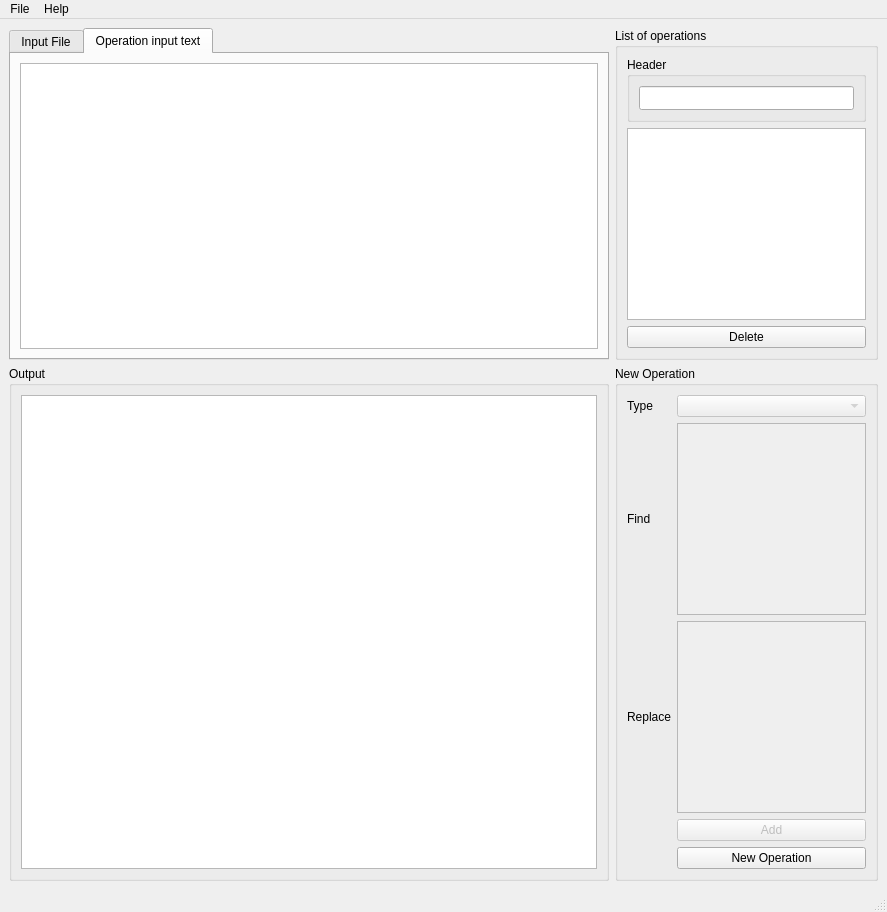
<?xml version="1.0" encoding="UTF-8"?>
<ui version="4.0">
 <class>MainWindow</class>
 <widget class="QMainWindow" name="MainWindow">
  <property name="geometry">
   <rect>
    <x>0</x>
    <y>0</y>
    <width>887</width>
    <height>912</height>
   </rect>
  </property>
  <property name="sizePolicy">
   <sizepolicy hsizetype="Expanding" vsizetype="Expanding">
    <horstretch>0</horstretch>
    <verstretch>0</verstretch>
   </sizepolicy>
  </property>
  <property name="windowTitle">
   <string>Log Inspector</string>
  </property>
  <property name="windowIcon">
   <iconset>
    <normaloff>resources/icon/chart--pencil.png</normaloff>resources/icon/chart--pencil.png</iconset>
  </property>
  <widget class="QWidget" name="centralwidget">
   <property name="sizePolicy">
    <sizepolicy hsizetype="Expanding" vsizetype="Expanding">
     <horstretch>0</horstretch>
     <verstretch>0</verstretch>
    </sizepolicy>
   </property>
   <layout class="QFormLayout" name="formLayout">
    <item row="1" column="0">
     <widget class="QTabWidget" name="tabWidget_Inputs">
      <property name="sizePolicy">
       <sizepolicy hsizetype="Expanding" vsizetype="Expanding">
        <horstretch>0</horstretch>
        <verstretch>0</verstretch>
       </sizepolicy>
      </property>
      <property name="minimumSize">
       <size>
        <width>600</width>
        <height>300</height>
       </size>
      </property>
      <property name="currentIndex">
       <number>1</number>
      </property>
      <widget class="QWidget" name="tab">
       <attribute name="title">
        <string>Input File</string>
       </attribute>
       <layout class="QGridLayout" name="gridLayout_3">
        <item row="0" column="0">
         <widget class="QPlainTextEdit" name="plainTextGlobalInput">
          <property name="sizePolicy">
           <sizepolicy hsizetype="Preferred" vsizetype="Preferred">
            <horstretch>0</horstretch>
            <verstretch>0</verstretch>
           </sizepolicy>
          </property>
          <property name="readOnly">
           <bool>true</bool>
          </property>
         </widget>
        </item>
       </layout>
      </widget>
      <widget class="QWidget" name="tab_2">
       <attribute name="title">
        <string>Operation input text</string>
       </attribute>
       <layout class="QGridLayout" name="gridLayout_7">
        <item row="0" column="0">
         <widget class="QPlainTextEdit" name="plainTextOperatorInput">
          <property name="sizePolicy">
           <sizepolicy hsizetype="Preferred" vsizetype="Preferred">
            <horstretch>0</horstretch>
            <verstretch>0</verstretch>
           </sizepolicy>
          </property>
          <property name="readOnly">
           <bool>true</bool>
          </property>
         </widget>
        </item>
       </layout>
      </widget>
     </widget>
    </item>
    <item row="1" column="1">
     <widget class="QGroupBox" name="groupBox_OperationList">
      <property name="sizePolicy">
       <sizepolicy hsizetype="Expanding" vsizetype="Expanding">
        <horstretch>0</horstretch>
        <verstretch>0</verstretch>
       </sizepolicy>
      </property>
      <property name="minimumSize">
       <size>
        <width>0</width>
        <height>320</height>
       </size>
      </property>
      <property name="title">
       <string>List of operations</string>
      </property>
      <layout class="QGridLayout" name="gridLayout_5">
       <property name="sizeConstraint">
        <enum>QLayout::SetDefaultConstraint</enum>
       </property>
       <item row="1" column="0">
        <layout class="QVBoxLayout" name="verticalLayout">
         <item>
          <widget class="QListView" name="listView">
           <property name="sizePolicy">
            <sizepolicy hsizetype="Preferred" vsizetype="Preferred">
             <horstretch>0</horstretch>
             <verstretch>0</verstretch>
            </sizepolicy>
           </property>
          </widget>
         </item>
         <item>
          <widget class="QPushButton" name="pushButtonDeleteFromList">
           <property name="sizePolicy">
            <sizepolicy hsizetype="Preferred" vsizetype="Preferred">
             <horstretch>0</horstretch>
             <verstretch>0</verstretch>
            </sizepolicy>
           </property>
           <property name="maximumSize">
            <size>
             <width>16777215</width>
             <height>30</height>
            </size>
           </property>
           <property name="text">
            <string>Delete</string>
           </property>
           <property name="icon">
            <iconset>
             <normaloff>resources/icon/eraser--minus.png</normaloff>resources/icon/eraser--minus.png</iconset>
           </property>
          </widget>
         </item>
        </layout>
       </item>
       <item row="0" column="0">
        <widget class="QGroupBox" name="groupBox">
         <property name="title">
          <string>Header</string>
         </property>
         <layout class="QGridLayout" name="gridLayout_8">
          <item row="0" column="0">
           <widget class="QLineEdit" name="lineEditHeader">
            <property name="sizePolicy">
             <sizepolicy hsizetype="Expanding" vsizetype="Expanding">
              <horstretch>0</horstretch>
              <verstretch>0</verstretch>
             </sizepolicy>
            </property>
           </widget>
          </item>
         </layout>
        </widget>
       </item>
      </layout>
     </widget>
    </item>
    <item row="2" column="0">
     <widget class="QGroupBox" name="groupBox_Output">
      <property name="sizePolicy">
       <sizepolicy hsizetype="Expanding" vsizetype="MinimumExpanding">
        <horstretch>0</horstretch>
        <verstretch>0</verstretch>
       </sizepolicy>
      </property>
      <property name="minimumSize">
       <size>
        <width>600</width>
        <height>300</height>
       </size>
      </property>
      <property name="title">
       <string>Output</string>
      </property>
      <layout class="QGridLayout" name="gridLayout_4">
       <item row="0" column="0">
        <widget class="QPlainTextEdit" name="plainTextOutput">
         <property name="sizePolicy">
          <sizepolicy hsizetype="Preferred" vsizetype="Preferred">
           <horstretch>0</horstretch>
           <verstretch>0</verstretch>
          </sizepolicy>
         </property>
         <property name="readOnly">
          <bool>true</bool>
         </property>
        </widget>
       </item>
      </layout>
     </widget>
    </item>
    <item row="2" column="1">
     <widget class="QGroupBox" name="groupBox_Operation">
      <property name="sizePolicy">
       <sizepolicy hsizetype="Expanding" vsizetype="MinimumExpanding">
        <horstretch>0</horstretch>
        <verstretch>0</verstretch>
       </sizepolicy>
      </property>
      <property name="title">
       <string>New Operation</string>
      </property>
      <layout class="QGridLayout" name="gridLayout_6">
       <item row="0" column="0">
        <layout class="QGridLayout" name="gridLayout">
         <item row="2" column="0">
          <widget class="QLabel" name="label_2">
           <property name="text">
            <string>Replace</string>
           </property>
          </widget>
         </item>
         <item row="0" column="0">
          <widget class="QLabel" name="label_3">
           <property name="text">
            <string>Type</string>
           </property>
          </widget>
         </item>
         <item row="2" column="1">
          <widget class="QTextEdit" name="textPatternReplace">
           <property name="enabled">
            <bool>false</bool>
           </property>
           <property name="sizePolicy">
            <sizepolicy hsizetype="Preferred" vsizetype="Preferred">
             <horstretch>0</horstretch>
             <verstretch>0</verstretch>
            </sizepolicy>
           </property>
          </widget>
         </item>
         <item row="0" column="1">
          <widget class="QComboBox" name="comboBoxOperations">
           <property name="enabled">
            <bool>false</bool>
           </property>
           <property name="sizePolicy">
            <sizepolicy hsizetype="Preferred" vsizetype="Preferred">
             <horstretch>0</horstretch>
             <verstretch>0</verstretch>
            </sizepolicy>
           </property>
          </widget>
         </item>
         <item row="1" column="0">
          <widget class="QLabel" name="label">
           <property name="text">
            <string>Find</string>
           </property>
          </widget>
         </item>
         <item row="1" column="1">
          <widget class="QTextEdit" name="textPatternFind">
           <property name="enabled">
            <bool>false</bool>
           </property>
           <property name="sizePolicy">
            <sizepolicy hsizetype="Preferred" vsizetype="Preferred">
             <horstretch>0</horstretch>
             <verstretch>0</verstretch>
            </sizepolicy>
           </property>
          </widget>
         </item>
         <item row="4" column="1">
          <widget class="QPushButton" name="pushButtonNewOperation">
           <property name="sizePolicy">
            <sizepolicy hsizetype="Preferred" vsizetype="Preferred">
             <horstretch>0</horstretch>
             <verstretch>0</verstretch>
            </sizepolicy>
           </property>
           <property name="text">
            <string>New Operation</string>
           </property>
           <property name="icon">
            <iconset>
             <normaloff>resources/icon/eraser--plus.png</normaloff>resources/icon/eraser--plus.png</iconset>
           </property>
          </widget>
         </item>
         <item row="3" column="1">
          <widget class="QPushButton" name="pushButtonAdd">
           <property name="enabled">
            <bool>false</bool>
           </property>
           <property name="sizePolicy">
            <sizepolicy hsizetype="Preferred" vsizetype="Preferred">
             <horstretch>0</horstretch>
             <verstretch>0</verstretch>
            </sizepolicy>
           </property>
           <property name="text">
            <string>Add</string>
           </property>
           <property name="icon">
            <iconset>
             <normaloff>resources/icon/plus-button.png</normaloff>resources/icon/plus-button.png</iconset>
           </property>
          </widget>
         </item>
        </layout>
       </item>
      </layout>
     </widget>
    </item>
   </layout>
  </widget>
  <widget class="QMenuBar" name="menubar">
   <property name="geometry">
    <rect>
     <x>0</x>
     <y>0</y>
     <width>887</width>
     <height>22</height>
    </rect>
   </property>
   <widget class="QMenu" name="menuFile">
    <property name="title">
     <string>File</string>
    </property>
    <addaction name="actionOpen_File"/>
    <addaction name="actionOpen_Configuration"/>
    <addaction name="separator"/>
    <addaction name="actionSave_Parsed_File"/>
    <addaction name="actionSave_Configuration"/>
   </widget>
   <widget class="QMenu" name="menuHelp">
    <property name="title">
     <string>Help</string>
    </property>
    <addaction name="actionHelp_regex_test_app"/>
   </widget>
   <addaction name="menuFile"/>
   <addaction name="menuHelp"/>
  </widget>
  <widget class="QStatusBar" name="statusbar"/>
  <action name="actionOpen_File">
   <property name="icon">
    <iconset>
     <normaloff>resources/icon/document--pencil.png</normaloff>resources/icon/document--pencil.png</iconset>
   </property>
   <property name="text">
    <string>Open File</string>
   </property>
   <property name="shortcut">
    <string>Ctrl+O</string>
   </property>
  </action>
  <action name="actionOpen_Configuration">
   <property name="icon">
    <iconset>
     <normaloff>resources/icon/cutter--pencil.png</normaloff>resources/icon/cutter--pencil.png</iconset>
   </property>
   <property name="text">
    <string>Open Configuration</string>
   </property>
   <property name="shortcut">
    <string>Ctrl+L</string>
   </property>
  </action>
  <action name="actionSave_Parsed_File">
   <property name="icon">
    <iconset>
     <normaloff>resources/icon/disk.png</normaloff>resources/icon/disk.png</iconset>
   </property>
   <property name="text">
    <string>Save Parsed File</string>
   </property>
   <property name="shortcut">
    <string>Ctrl+F</string>
   </property>
  </action>
  <action name="actionSave_Configuration">
   <property name="icon">
    <iconset>
     <normaloff>resources/icon/disk.png</normaloff>resources/icon/disk.png</iconset>
   </property>
   <property name="text">
    <string>Save Configuration</string>
   </property>
   <property name="shortcut">
    <string>Ctrl+S</string>
   </property>
  </action>
  <action name="actionHelp_regex_test_app">
   <property name="text">
    <string>Help regex test app</string>
   </property>
  </action>
 </widget>
 <resources/>
 <connections/>
</ui>
